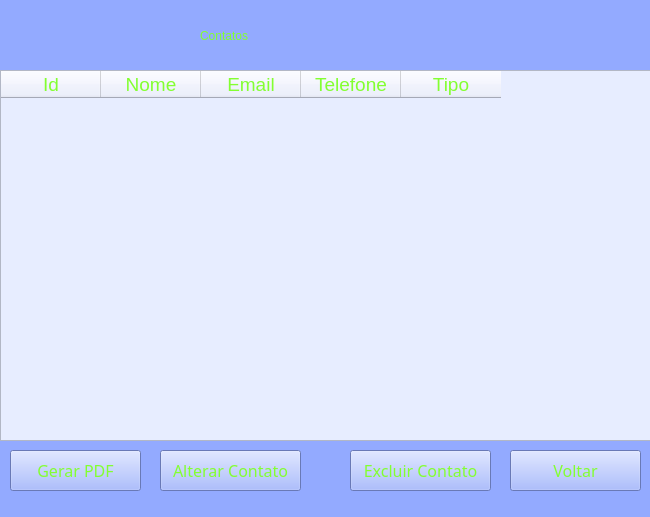
<?xml version="1.0" encoding="UTF-8"?>
<ui version="4.0">
 <class>Form</class>
 <widget class="QWidget" name="Form">
  <property name="geometry">
   <rect>
    <x>0</x>
    <y>0</y>
    <width>650</width>
    <height>517</height>
   </rect>
  </property>
  <property name="windowTitle">
   <string>Form</string>
  </property>
  <property name="styleSheet">
   <string notr="true">
background-color: rgb(147, 170, 255);
color: rgb(131, 255, 49);
border-right-color: rgb(172, 215, 255);
font: 10pt &quot;Swis721 Blk BT&quot;;</string>
  </property>
  <widget class="QTableWidget" name="tableContatos">
   <property name="geometry">
    <rect>
     <x>0</x>
     <y>70</y>
     <width>651</width>
     <height>371</height>
    </rect>
   </property>
   <property name="styleSheet">
    <string notr="true">background-color: rgb(231, 237, 255);</string>
   </property>
   <column>
    <property name="text">
     <string>Id</string>
    </property>
    <property name="font">
     <font>
      <pointsize>14</pointsize>
     </font>
    </property>
   </column>
   <column>
    <property name="text">
     <string>Nome</string>
    </property>
    <property name="font">
     <font>
      <pointsize>14</pointsize>
     </font>
    </property>
   </column>
   <column>
    <property name="text">
     <string>Email</string>
    </property>
    <property name="font">
     <font>
      <pointsize>14</pointsize>
      <weight>50</weight>
      <bold>false</bold>
     </font>
    </property>
   </column>
   <column>
    <property name="text">
     <string>Telefone</string>
    </property>
    <property name="font">
     <font>
      <pointsize>14</pointsize>
     </font>
    </property>
   </column>
   <column>
    <property name="text">
     <string>Tipo</string>
    </property>
    <property name="font">
     <font>
      <pointsize>14</pointsize>
     </font>
    </property>
   </column>
  </widget>
  <widget class="QPushButton" name="btnGerarPDF">
   <property name="geometry">
    <rect>
     <x>10</x>
     <y>450</y>
     <width>131</width>
     <height>41</height>
    </rect>
   </property>
   <property name="font">
    <font>
     <family>Swis721 Blk BT</family>
     <pointsize>12</pointsize>
     <weight>50</weight>
     <italic>false</italic>
     <bold>false</bold>
    </font>
   </property>
   <property name="acceptDrops">
    <bool>false</bool>
   </property>
   <property name="styleSheet">
    <string notr="true">background-color: rgb(120, 201, 255);
background-color: rgb(147, 170, 255);
color: rgb(131, 255, 49);
border-right-color: rgb(172, 215, 255);
font: 12pt &quot;Swis721 Blk BT&quot;;</string>
   </property>
   <property name="text">
    <string>Gerar PDF</string>
   </property>
   <property name="autoExclusive">
    <bool>false</bool>
   </property>
  </widget>
  <widget class="QPushButton" name="btnAlterar">
   <property name="geometry">
    <rect>
     <x>160</x>
     <y>450</y>
     <width>141</width>
     <height>41</height>
    </rect>
   </property>
   <property name="font">
    <font>
     <family>Swis721 Blk BT</family>
     <pointsize>12</pointsize>
     <weight>50</weight>
     <italic>false</italic>
     <bold>false</bold>
    </font>
   </property>
   <property name="acceptDrops">
    <bool>false</bool>
   </property>
   <property name="styleSheet">
    <string notr="true">background-color: rgb(120, 201, 255);
background-color: rgb(147, 170, 255);
color: rgb(131, 255, 49);
border-right-color: rgb(172, 215, 255);
font: 12pt &quot;Swis721 Blk BT&quot;;</string>
   </property>
   <property name="text">
    <string>Alterar Contato</string>
   </property>
   <property name="autoExclusive">
    <bool>false</bool>
   </property>
  </widget>
  <widget class="QPushButton" name="btnExcluir">
   <property name="geometry">
    <rect>
     <x>350</x>
     <y>450</y>
     <width>141</width>
     <height>41</height>
    </rect>
   </property>
   <property name="font">
    <font>
     <family>Swis721 Blk BT</family>
     <pointsize>12</pointsize>
     <weight>50</weight>
     <italic>false</italic>
     <bold>false</bold>
    </font>
   </property>
   <property name="acceptDrops">
    <bool>false</bool>
   </property>
   <property name="styleSheet">
    <string notr="true">background-color: rgb(120, 201, 255);
background-color: rgb(147, 170, 255);
color: rgb(131, 255, 49);
border-right-color: rgb(172, 215, 255);
font: 12pt &quot;Swis721 Blk BT&quot;;</string>
   </property>
   <property name="text">
    <string>Excluir Contato</string>
   </property>
   <property name="autoExclusive">
    <bool>false</bool>
   </property>
  </widget>
  <widget class="QPushButton" name="btnVoltar">
   <property name="geometry">
    <rect>
     <x>510</x>
     <y>450</y>
     <width>131</width>
     <height>41</height>
    </rect>
   </property>
   <property name="font">
    <font>
     <family>Swis721 Blk BT</family>
     <pointsize>12</pointsize>
     <weight>50</weight>
     <italic>false</italic>
     <bold>false</bold>
    </font>
   </property>
   <property name="acceptDrops">
    <bool>false</bool>
   </property>
   <property name="styleSheet">
    <string notr="true">background-color: rgb(120, 201, 255);
background-color: rgb(147, 170, 255);
color: rgb(131, 255, 49);
border-right-color: rgb(172, 215, 255);
font: 12pt &quot;Swis721 Blk BT&quot;;</string>
   </property>
   <property name="text">
    <string>Voltar</string>
   </property>
   <property name="autoExclusive">
    <bool>false</bool>
   </property>
  </widget>
  <widget class="QLabel" name="label">
   <property name="geometry">
    <rect>
     <x>200</x>
     <y>10</y>
     <width>241</width>
     <height>51</height>
    </rect>
   </property>
   <property name="layoutDirection">
    <enum>Qt::LeftToRight</enum>
   </property>
   <property name="styleSheet">
    <string notr="true">font: 26pt &quot;Vineta BT&quot;;
</string>
   </property>
   <property name="text">
    <string>Contatos</string>
   </property>
  </widget>
 </widget>
 <resources/>
 <connections/>
</ui>
